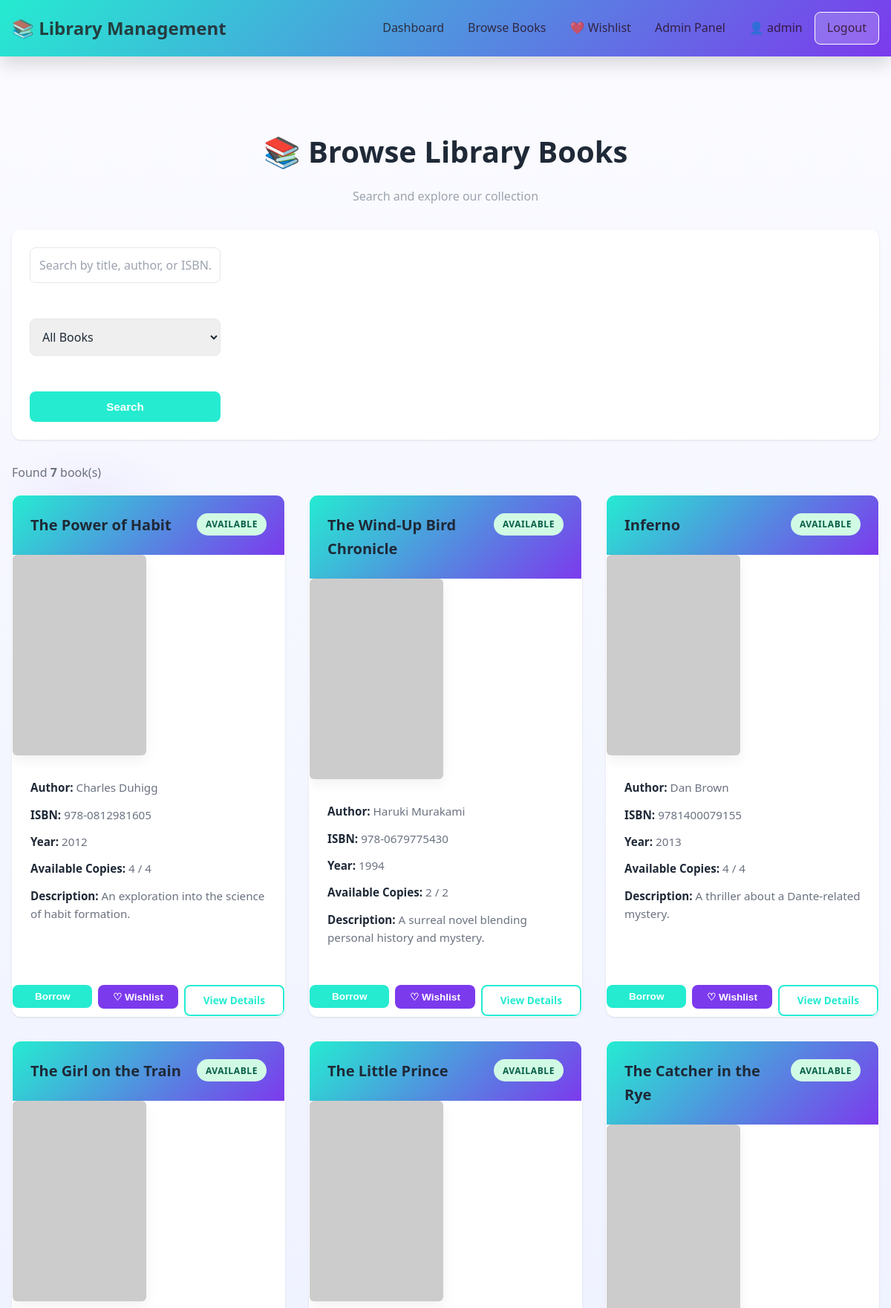
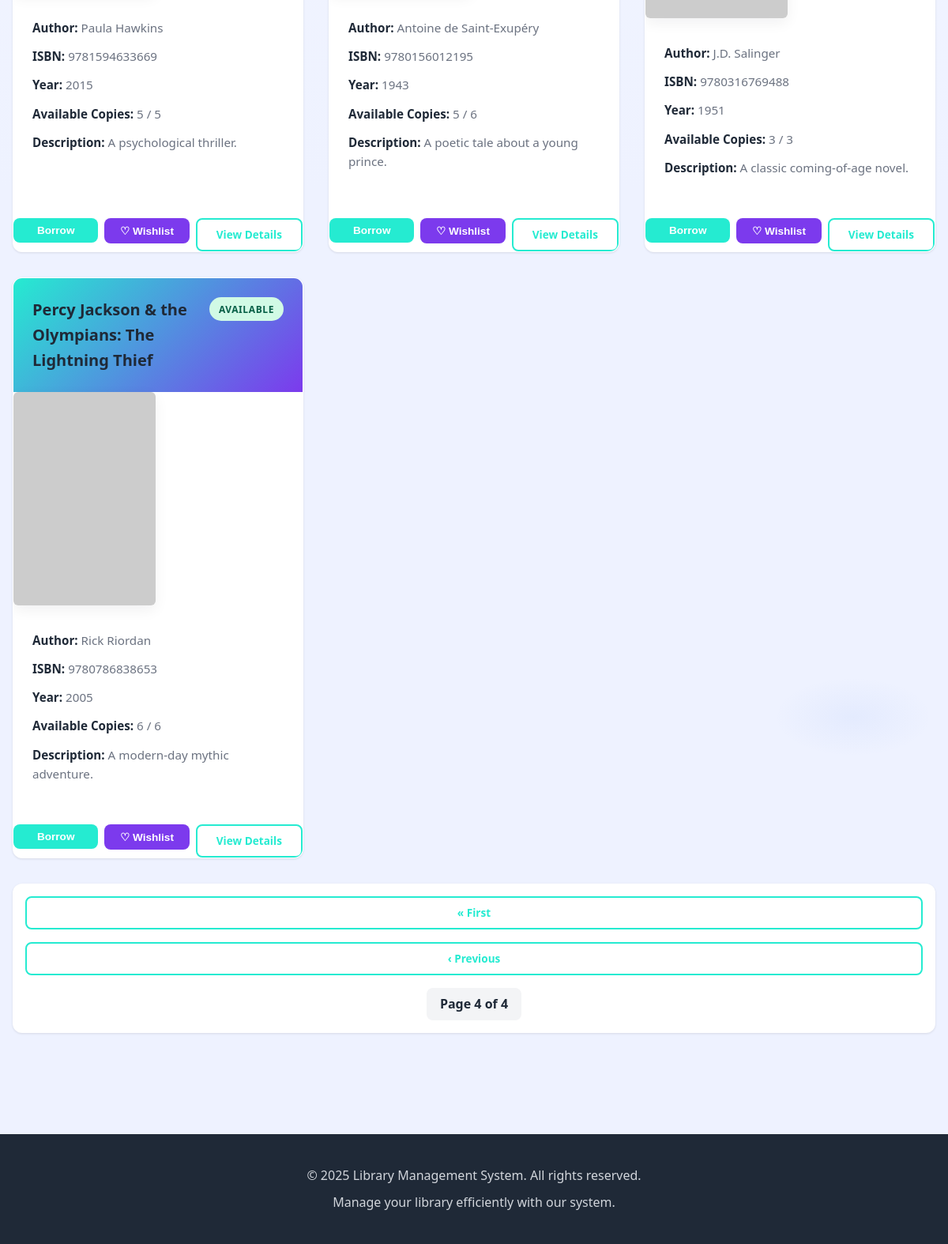
Before: /books?page=4&search=&filter=all (signed in) with the older database file (2 pictures, top to bottom).
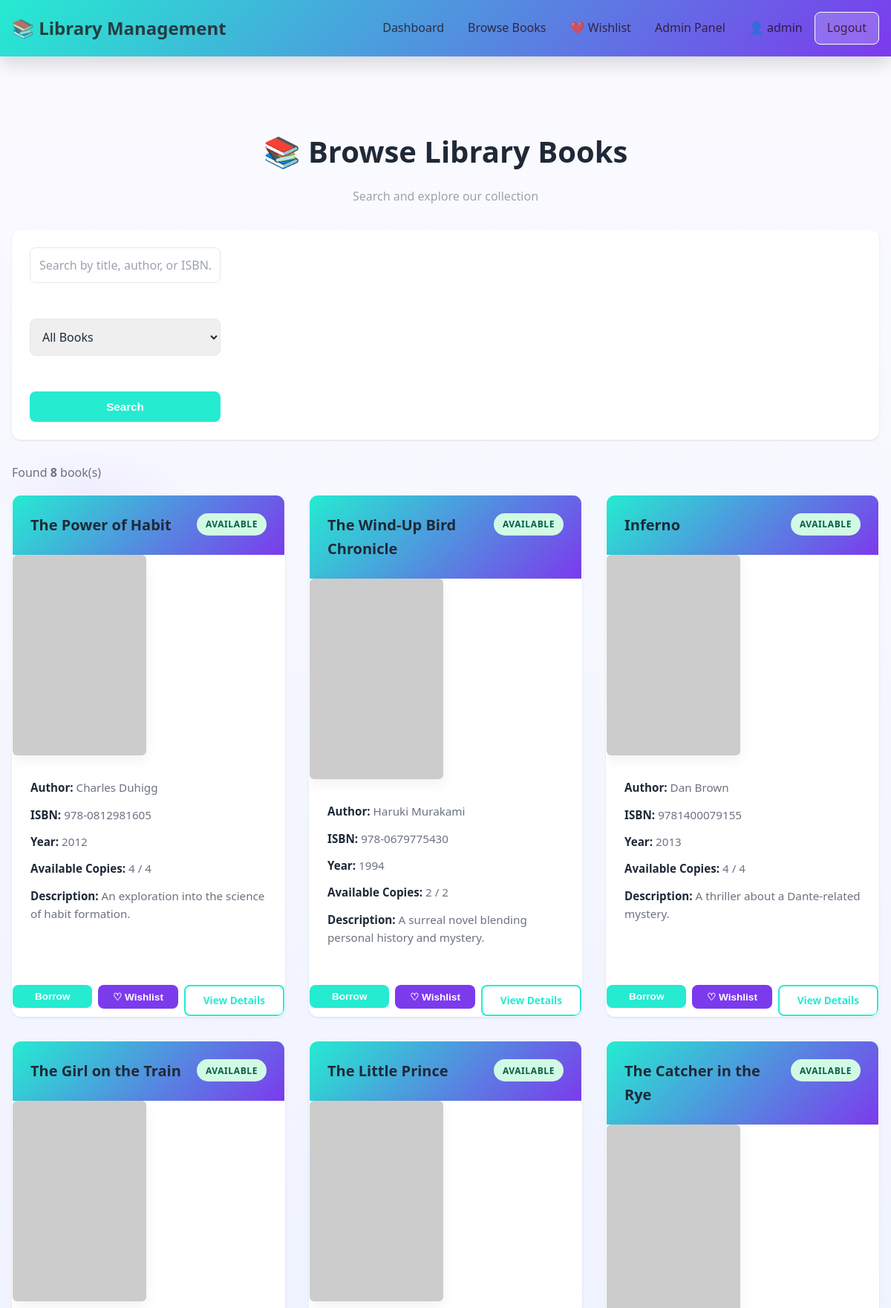
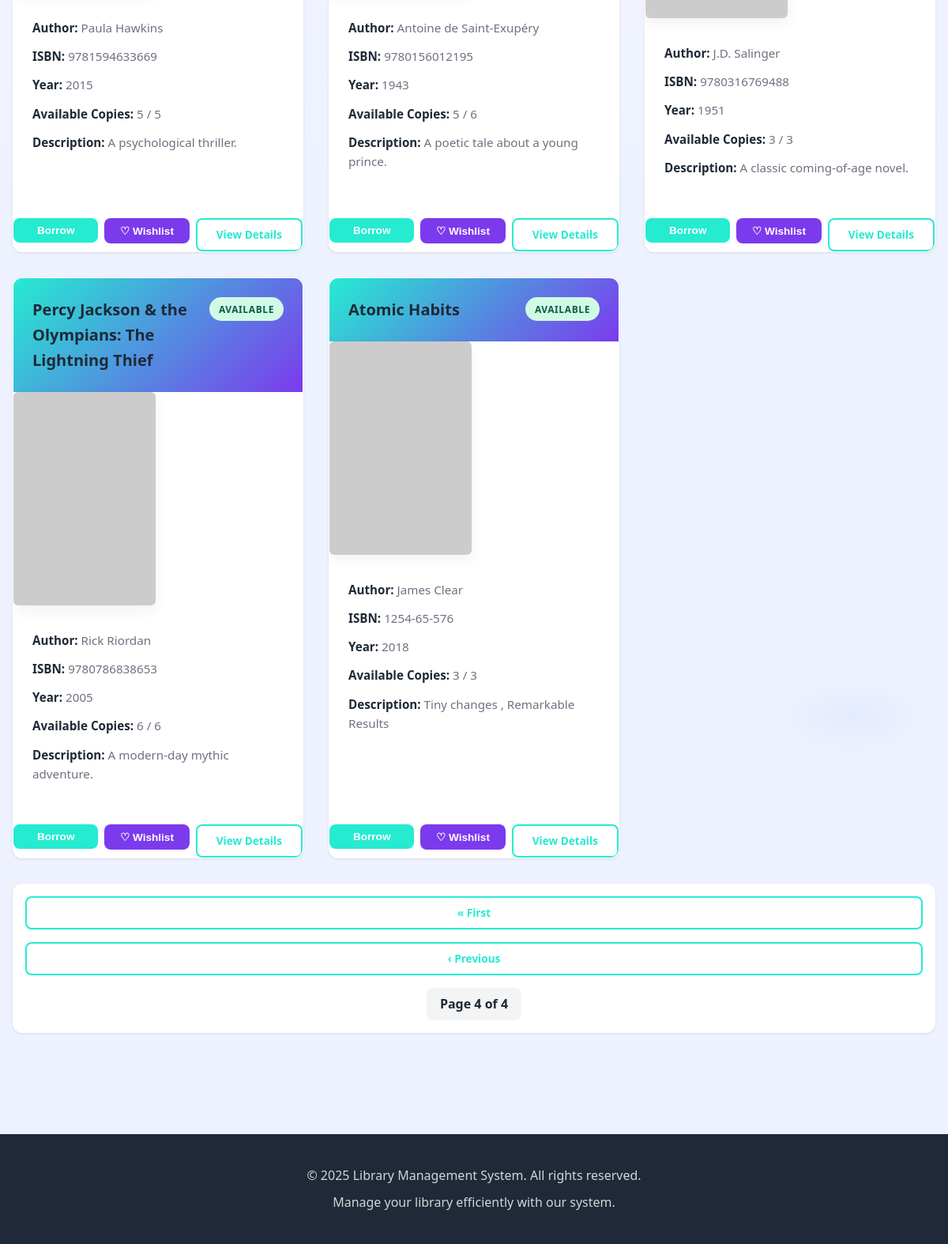
After: the same page with the newer database file (2 pictures, top to bottom).
### models.py (models this page shows, shortened)
class Book(db.Model):
    __tablename__ = 'books'
    id = db.Column(db.Integer, primary_key=True)
    title = db.Column(db.String(200), nullable=False, index=True)
    author = db.Column(db.String(120), nullable=False, index=True)
    isbn = db.Column(db.String(13), unique=True, nullable=False, index=True)
    publication_year = db.Column(db.Integer, nullable=False)
    quantity = db.Column(db.Integer, default=1)
    available = db.Column(db.Boolean, default=True)
    description = db.Column(db.Text, nullable=True)
    image_url = db.Column(db.String(512), nullable=True)
    created_at = db.Column(db.DateTime, default=datetime.now)
    updated_at = db.Column(db.DateTime, default=datetime.now, onupdate=datetime.now)
    borrowings = db.relationship('Borrowing', backref='book', lazy=True, cascade='all, delete-orphan')
    def get_available_count(self):
        borrowed_count = len([b for b in self.borrowings if b.return_date is None])
        return self.quantity - borrowed_count

class Borrowing(db.Model):
    __tablename__ = 'borrowings'
    id = db.Column(db.Integer, primary_key=True)
    user_id = db.Column(db.Integer, db.ForeignKey('users.id'), nullable=False, index=True)
    book_id = db.Column(db.Integer, db.ForeignKey('books.id'), nullable=False, index=True)
    borrow_date = db.Column(db.DateTime, default=datetime.now, nullable=False)
    due_date = db.Column(db.DateTime, nullable=False)
    return_date = db.Column(db.DateTime, nullable=True)

### app.py (the view)
@app.route('/books')
def books():
    if 'user_id' not in session:
        flash('Please log in first.', 'error')
        return redirect(url_for('login'))
    search = request.args.get('search', '').strip()
    filter_type = request.args.get('filter', 'all')
    page = request.args.get('page', 1, type=int)
    per_page = 10
    query = Book.query
    if search:
        term = f"%{search}%"
        query = query.filter((Book.title.ilike(term)) | (Book.author.ilike(term)) | (Book.isbn.ilike(term)))
    if filter_type == 'available':
        query = query.filter(Book.available == True)
    elif filter_type == 'unavailable':
        query = query.filter(Book.available == False)
    pagination = query.paginate(page=page, per_page=per_page, error_out=False)
    books_list = pagination.items
    total_pages = pagination.pages
    return render_template('books.html', books=books_list, search=search, filter_type=filter_type,
                         page=page, total_pages=total_pages)

### app.py (called while the page is built)
@app.context_processor
def inject_user():
    user = None
    if 'user_id' in session:
        user = User.query.get(session['user_id'])
    return dict(current_user=user)

### templates/books.html (shortened to what the changed rows need)
{% extends "base.html" %}
{% block content %}
<div class="container">
    <div class="books-header">
        <h1>📚 Browse Library Books</h1>
    </div>
    {% if books %}
        <div class="books-count">
            <p>Found <strong>{{ books|length }}</strong> book(s)</p>
        </div>
        <div class="books-grid">
            {% for book in books %}
            <div class="book-card {% if not book.available %}unavailable{% endif %}"
                 data-title="{{ book.title }}"
                 data-author="{{ book.author }}"
                 data-isbn="{{ book.isbn }}"
                 data-year="{{ book.publication_year }}"
                 data-available-count="{{ book.get_available_count() }}"
                 data-quantity="{{ book.quantity }}"
                 data-description="{{ (book.description or '')|e }}"
                 data-image="{{ book.image_url or 'https://via.placeholder.com/240x360?text=No+Cover' }}">
                <div class="book-header">
                    <h3>{{ book.title }}</h3>
                    {% if book.available %}
                        <span class="badge badge-success">Available</span>
                    {% else %}
                        <span class="badge badge-danger">Unavailable</span>
                    {% endif %}
                </div>
                <div class="book-media">
                    <img class="book-cover" src="{{ book.image_url or 'https://via.placeholder.com/160x240?text=No+Cover' }}" alt="{{ book.title }} cover" onerror="this.src='https://via.placeholder.com/160x240?text=No+Cover'" tabindex="0">
                </div>
                <div class="book-details">
                    <p><strong>Author:</strong> {{ book.author }}</p>
                    <p><strong>ISBN:</strong> {{ book.isbn }}</p>
                    <p><strong>Year:</strong> {{ book.publication_year }}</p>
                    <p><strong>Available Copies:</strong> {{ book.get_available_count() }} / {{ book.quantity }}</p>
                    {% if book.description %}
                    <p><strong>Description:</strong> {{ book.description[:250] }}{% if book.description|length > 250 %}...{% endif %}</p>
                    {% endif %}
                </div>
                <div class="book-card-actions">
                    {% if book.available %}
                    <form method="POST" action="{{ url_for('borrow_book', book_id=book.id) }}" style="display:inline;">
                        <button type="submit" class="btn btn-primary btn-small">Borrow</button>
                    </form>
                    {% else %}
                    <button type="button" class="btn btn-disabled btn-small" disabled>Not Available</button>
                    {% endif %}
                    <form method="POST" action="{{ url_for('add_to_wishlist', book_id=book.id) }}" style="display:inline;">
                        <button type="submit" class="btn btn-secondary btn-small" title="Add to wishlist">♡ Wishlist</button>
                    </form>
                    <a href="{{ url_for('book_detail', book_id=book.id) }}" class="btn btn-outline btn-small">View Details</a>
                </div>
            </div>
            {% endfor %}
        </div>
        {% if total_pages > 1 %}
        <div class="pagination">
            {% if page > 1 %}
            <a href="{{ url_for('books', page=1, search=search, filter=filter_type) }}" class="btn btn-outline btn-small">« First</a>
            <a href="{{ url_for('books', page=page-1, search=search, filter=filter_type) }}" class="btn btn-outline btn-small">‹ Previous</a>
            {% endif %}
            <div class="pagination-info">
                <span>Page {{ page }} of {{ total_pages }}</span>
            </div>
        </div>
        {% endif %}
    {% else %}
        <div class="empty-state">
            <h2>No books found</h2>
            <p>Try adjusting your search criteria or browse all books.</p>
            <a href="{{ url_for('books') }}" class="btn btn-primary">View All Books</a>
        </div>
    {% endif %}
</div>
{% endblock %}

Changed rows visible on the page:
added Book: title "Atomic Habits", available "AVAILABLE", author "James Clear", isbn "1254-65-576", publication_year "2018", get_available_count "3", quantity "3", description "Tiny changes , Remarkable Results"
Other visible differences:
{{ books|length }}: "7" → "8"
